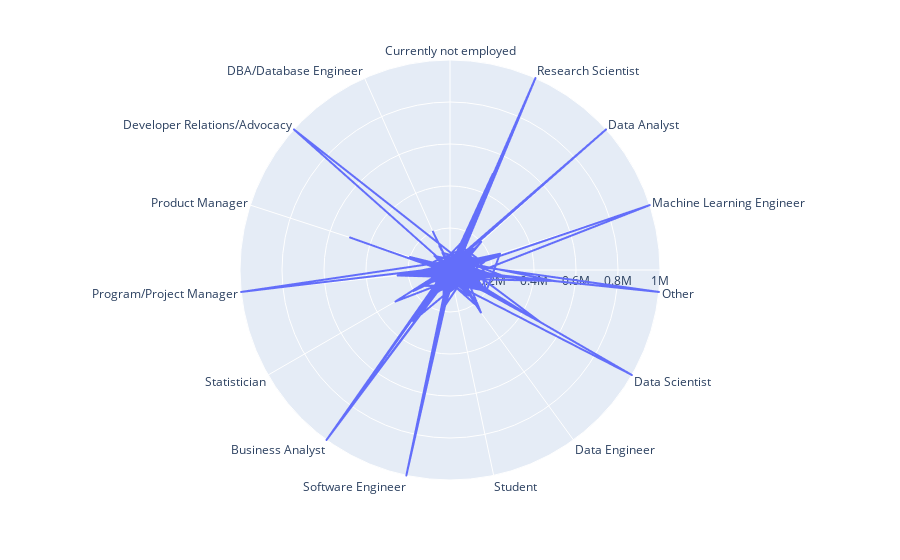

Notebook source saved alongside this figure:
### Code cell
import plotly.express as px # VER DE GESTIONAR LOS OUTLAIERS
import pandas as pd


           
fig = px.line_polar(df_europa_salarios, r = 'salario_max_imputer', theta = 'puesto', line_close = True)

fig.show()

### Figure 1 — Plotly figure (JSON) as saved in the notebook; plotly's stock layout.template omitted (floating-point values rounded to 4 significant figures; data arrays with more than 128 entries replaced by an {"elided": "..."} marker saying what was removed)
{"data": [{"hovertemplate": "salario_max_imputer=%{r}<br>puesto=%{theta}<extra></extra>", "legendgroup": "", "line": {"color": "#636efa", "dash": "solid"}, "marker": {"symbol": "circle"}, "mode": "lines", "name": "", "r": {"elided": "3778 int values"}, "showlegend": false, "subplot": "polar", "theta": {"elided": "3778 str values"}, "type": "scatterpolargl"}], "layout": {"legend": {"tracegroupgap": 0}, "margin": {"t": 60}, "polar": {"angularaxis": {"direction": "clockwise", "rotation": 90}, "domain": {"x": [0, 1], "y": [0, 1]}}}}
